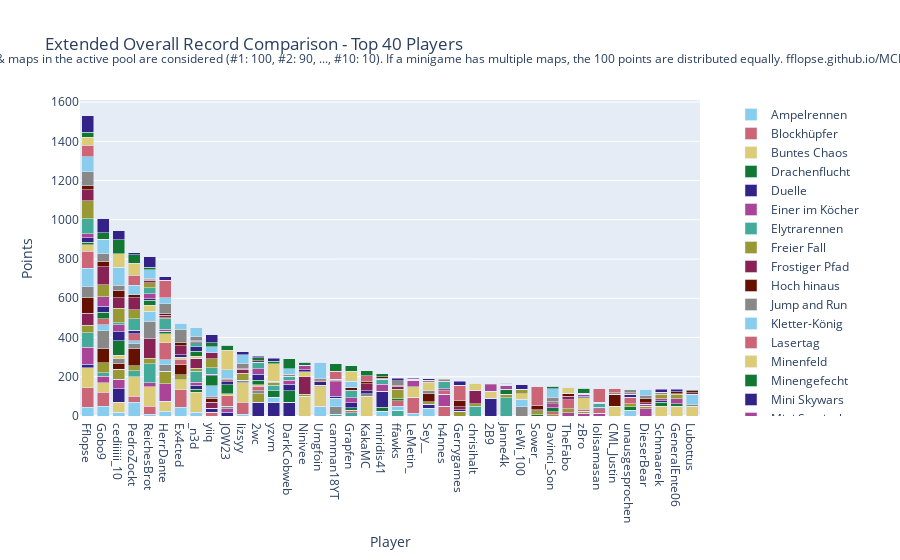

Notebook source saved alongside this figure:
### Code cell
import plotly.graph_objects as go

# Sum all columns to get the total score
outDf['Total'] = outDf.sum(axis=1)

# Sort by total score and fill N/A values with 0
outDf = outDf.sort_values(by='Total', ascending=False).fillna(0)

# Crop to top 10 players
cropDf = outDf.head(40).copy()

# Drop the 'Total' column for plotting
cropDf = cropDf.drop(columns=['Total'])

# Create a color palette
color_palette = px.colors.qualitative.Safe

# Create the stacked bar plot
fig = go.Figure()

for column in cropDf.columns.difference(['Player']):
    fig.add_trace(go.Bar(
        x=cropDf.index,
        y=cropDf[column],
        name=column,
        marker_color=color_palette[len(fig.data) % len(color_palette)]
    ))

# Update layout
fig.update_layout(
    barmode='stack',
    title='Extended Overall Record Comparison - Top 40 Players',
    xaxis=dict(title='Player'),
    yaxis=dict(title='Points'),
    #height=800,
    #width=1000,
    legend=dict(
        x=1.05,
        y=0.5,
        traceorder='normal',
        font=dict(size=12),
        bgcolor='rgba(255, 255, 255, 0)',
        bordercolor='rgba(0, 0, 0, 0)'
    ),
    margin=dict(r=200),  # Adjust right margin to make room for the legend
    annotations=[
        dict(
            x=0.5,
            y=1.1635,
            xref='paper',
            yref='paper',
            text='Max 100 points per minigame. Records #1 through #10 of games & maps in the active pool are considered (#1: 100, #2: 90, ..., #10: 10). If a minigame has multiple maps, the 100 points are distributed equally. fflopse.github.io/MCP-Records/data-analysis/global-ranking.ipynb',
            showarrow=False,
            font=dict(size=12),
            xanchor='center'
        )
    ]
)

fig.show()

# save the plot as an html file

fig.write_html('out/ext_overall_record_comparison.html')

### Figure 1 — Plotly figure (JSON) as saved in the notebook; plotly's stock layout.template omitted (floating-point values rounded to 4 significant figures)
{"data": [{"marker": {"color": "rgb(136, 204, 238)"}, "name": "Ampelrennen", "type": "bar", "x": ["Fflopse", "Gobo9", "cediiiiii_10", "PedroZockt", "ReichesBrot", "HerrDante", "Ex4cted", "_n3d", "yiiq", "JOW23", "lizsyy", "2wc", "yzvm", "DarkCobweb", "Ninivee", "Umgfoin", "camman18YT", "Grapfen", "KakaMC", "miridis41", "ffawks", "LeMetin_", "Sey__", "h4nnes", "Gerrygames", "chrisihalt", "2B9", "Janne4k", "LeWi_100", "Sower_", "Davinci_Son", "TheFabo", "zBro", "lolisamasan", "CML_Justin", "unausgesprochen", "DieserBear", "Schmaarek", "GeneralEnte06", "Lubottus"], "y": [45, 50, 20, 70, 10, 25, 45, 20, 0, 0, 10, 0, 0, 0, 0, 50, 0, 0, 0, 25, 0, 15, 40, 0, 0, 0, 0, 0, 0, 0, 0, 0, 0, 0, 0, 30, 0, 0, 0, 0]}, {"marker": {"color": "rgb(204, 102, 119)"}, "name": "Blockhüpfer", "type": "bar", "x": ["Fflopse", "Gobo9", "cediiiiii_10", "PedroZockt", "ReichesBrot", "HerrDante", "Ex4cted", "_n3d", "yiiq", "JOW23", "lizsyy", "2wc", "yzvm", "DarkCobweb", "Ninivee", "Umgfoin", "camman18YT", "Grapfen", "KakaMC", "miridis41", "ffawks", "LeMetin_", "Sey__", "h4nnes", "Gerrygames", "chrisihalt", "2B9", "Janne4k", "LeWi_100", "Sower_", "Davinci_Son", "TheFabo", "zBro", "lolisamasan", "CML_Justin", "unausgesprochen", "DieserBear", "Schmaarek", "GeneralEnte06", "Lubottus"], "y": [100, 70, 0, 30, 40, 0, 90, 0, 20, 0, 60, 0, 0, 0, 0, 0, 0, 0, 0, 0, 0, 80, 0, 50, 0, 0, 0, 0, 0, 0, 0, 0, 0, 0, 0, 0, 0, 0, 0, 0]}, {"marker": {"color": "rgb(221, 204, 119)"}, "name": "Buntes Chaos", "type": "bar", "x": ["Fflopse", "Gobo9", "cediiiiii_10", "PedroZockt", "ReichesBrot", "HerrDante", "Ex4cted", "_n3d", "yiiq", "JOW23", "lizsyy", "2wc", "yzvm", "DarkCobweb", "Ninivee", "Umgfoin", "camman18YT", "Grapfen", "KakaMC", "miridis41", "ffawks", "LeMetin_", "Sey__", "h4nnes", "Gerrygames", "chrisihalt", "2B9", "Janne4k", "LeWi_100", "Sower_", "Davinci_Son", "TheFabo", "zBro", "lolisamasan", "CML_Justin", "unausgesprochen", "DieserBear", "Schmaarek", "GeneralEnte06", "Lubottus"], "y": [100, 50, 50, 100, 100, 50, 50, 100, 0, 0, 100, 0, 0, 0, 100, 100, 0, 0, 100, 0, 0, 0, 0, 0, 0, 0, 0, 0, 0, 0, 0, 0, 0, 0, 50, 0, 0, 50, 50, 50]}, {"marker": {"color": "rgb(17, 119, 51)"}, "name": "Drachenflucht", "type": "bar", "x": ["Fflopse", "Gobo9", "cediiiiii_10", "PedroZockt", "ReichesBrot", "HerrDante", "Ex4cted", "_n3d", "yiiq", "JOW23", "lizsyy", "2wc", "yzvm", "DarkCobweb", "Ninivee", "Umgfoin", "camman18YT", "Grapfen", "KakaMC", "miridis41", "ffawks", "LeMetin_", "Sey__", "h4nnes", "Gerrygames", "chrisihalt", "2B9", "Janne4k", "LeWi_100", "Sower_", "Davinci_Son", "TheFabo", "zBro", "lolisamasan", "CML_Justin", "unausgesprochen", "DieserBear", "Schmaarek", "GeneralEnte06", "Lubottus"], "y": [0, 0, 0, 0, 0, 0, 0, 16, 0, 0, 0, 0, 0, 0, 0, 0, 0, 0, 0, 20, 0, 0, 0, 0, 0, 0, 0, 0, 0, 6, 0, 0, 0, 0, 0, 16, 0, 0, 0, 0]}, {"marker": {"color": "rgb(51, 34, 136)"}, "name": "Duelle", "type": "bar", "x": ["Fflopse", "Gobo9", "cediiiiii_10", "PedroZockt", "ReichesBrot", "HerrDante", "Ex4cted", "_n3d", "yiiq", "JOW23", "lizsyy", "2wc", "yzvm", "DarkCobweb", "Ninivee", "Umgfoin", "camman18YT", "Grapfen", "KakaMC", "miridis41", "ffawks", "LeMetin_", "Sey__", "h4nnes", "Gerrygames", "chrisihalt", "2B9", "Janne4k", "LeWi_100", "Sower_", "Davinci_Son", "TheFabo", "zBro", "lolisamasan", "CML_Justin", "unausgesprochen", "DieserBear", "Schmaarek", "GeneralEnte06", "Lubottus"], "y": [20, 0, 70, 0, 0, 0, 0, 20, 20, 20, 0, 70, 70, 70, 0, 0, 0, 0, 0, 80, 0, 0, 20, 0, 0, 0, 90, 0, 0, 0, 0, 0, 0, 0, 0, 0, 0, 0, 0, 0]}, {"marker": {"color": "rgb(170, 68, 153)"}, "name": "Einer im Köcher", "type": "bar", "x": ["Fflopse", "Gobo9", "cediiiiii_10", "PedroZockt", "ReichesBrot", "HerrDante", "Ex4cted", "_n3d", "yiiq", "JOW23", "lizsyy", "2wc", "yzvm", "DarkCobweb", "Ninivee", "Umgfoin", "camman18YT", "Grapfen", "KakaMC", "miridis41", "ffawks", "LeMetin_", "Sey__", "h4nnes", "Gerrygames", "chrisihalt", "2B9", "Janne4k", "LeWi_100", "Sower_", "Davinci_Son", "TheFabo", "zBro", "lolisamasan", "CML_Justin", "unausgesprochen", "DieserBear", "Schmaarek", "GeneralEnte06", "Lubottus"], "y": [86.67, 33.33, 46.67, 0, 20, 90, 0, 16.67, 0, 16.67, 0, 0, 0, 0, 0, 0, 0, 0, 0, 0, 0, 0, 0, 60, 0, 0, 0, 0, 0, 0, 0, 16.67, 13.33, 13.33, 0, 0, 36.67, 0, 0, 0]}, {"marker": {"color": "rgb(68, 170, 153)"}, "name": "Elytrarennen", "type": "bar", "x": ["Fflopse", "Gobo9", "cediiiiii_10", "PedroZockt", "ReichesBrot", "HerrDante", "Ex4cted", "_n3d", "yiiq", "JOW23", "lizsyy", "2wc", "yzvm", "DarkCobweb", "Ninivee", "Umgfoin", "camman18YT", "Grapfen", "KakaMC", "miridis41", "ffawks", "LeMetin_", "Sey__", "h4nnes", "Gerrygames", "chrisihalt", "2B9", "Janne4k", "LeWi_100", "Sower_", "Davinci_Son", "TheFabo", "zBro", "lolisamasan", "CML_Justin", "unausgesprochen", "DieserBear", "Schmaarek", "GeneralEnte06", "Lubottus"], "y": [73.33, 16.67, 0, 30, 96.67, 0, 0, 56.67, 0, 0, 0, 0, 0, 0, 0, 0, 10, 16.67, 0, 0, 30, 0, 0, 0, 0, 50, 0, 93.33, 0, 0, 0, 0, 0, 0, 0, 0, 0, 0, 0, 0]}, {"marker": {"color": "rgb(153, 153, 51)"}, "name": "Freier Fall", "type": "bar", "x": ["Fflopse", "Gobo9", "cediiiiii_10", "PedroZockt", "ReichesBrot", "HerrDante", "Ex4cted", "_n3d", "yiiq", "JOW23", "lizsyy", "2wc", "yzvm", "DarkCobweb", "Ninivee", "Umgfoin", "camman18YT", "Grapfen", "KakaMC", "miridis41", "ffawks", "LeMetin_", "Sey__", "h4nnes", "Gerrygames", "chrisihalt", "2B9", "Janne4k", "LeWi_100", "Sower_", "Davinci_Son", "TheFabo", "zBro", "lolisamasan", "CML_Justin", "unausgesprochen", "DieserBear", "Schmaarek", "GeneralEnte06", "Lubottus"], "y": [37.5, 52.5, 52.5, 25, 27.5, 62.5, 25, 15, 0, 0, 0, 42.5, 0, 0, 10, 7.5, 0, 0, 0, 0, 0, 0, 12.5, 0, 25, 12.5, 0, 17.5, 0, 20, 7.5, 20, 10, 0, 0, 17.5, 12.5, 0, 0, 0]}, {"marker": {"color": "rgb(136, 34, 85)"}, "name": "Frostiger Pfad", "type": "bar", "x": ["Fflopse", "Gobo9", "cediiiiii_10", "PedroZockt", "ReichesBrot", "HerrDante", "Ex4cted", "_n3d", "yiiq", "JOW23", "lizsyy", "2wc", "yzvm", "DarkCobweb", "Ninivee", "Umgfoin", "camman18YT", "Grapfen", "KakaMC", "miridis41", "ffawks", "LeMetin_", "Sey__", "h4nnes", "Gerrygames", "chrisihalt", "2B9", "Janne4k", "LeWi_100", "Sower_", "Davinci_Son", "TheFabo", "zBro", "lolisamasan", "CML_Justin", "unausgesprochen", "DieserBear", "Schmaarek", "GeneralEnte06", "Lubottus"], "y": [60, 0, 0, 0, 100, 0, 0, 50, 30, 0, 0, 0, 0, 0, 90, 0, 0, 0, 0, 0, 0, 0, 0, 0, 0, 70, 0, 0, 0, 0, 0, 0, 0, 0, 0, 0, 0, 0, 0, 0]}, {"marker": {"color": "rgb(102, 17, 0)"}, "name": "Hoch hinaus", "type": "bar", "x": ["Fflopse", "Gobo9", "cediiiiii_10", "PedroZockt", "ReichesBrot", "HerrDante", "Ex4cted", "_n3d", "yiiq", "JOW23", "lizsyy", "2wc", "yzvm", "DarkCobweb", "Ninivee", "Umgfoin", "camman18YT", "Grapfen", "KakaMC", "miridis41", "ffawks", "LeMetin_", "Sey__", "h4nnes", "Gerrygames", "chrisihalt", "2B9", "Janne4k", "LeWi_100", "Sower_", "Davinci_Son", "TheFabo", "zBro", "lolisamasan", "CML_Justin", "unausgesprochen", "DieserBear", "Schmaarek", "GeneralEnte06", "Lubottus"], "y": [80, 70, 30, 90, 0, 0, 50, 0, 20, 0, 0, 0, 0, 0, 0, 0, 0, 0, 0, 0, 0, 0, 40, 0, 0, 0, 0, 0, 0, 0, 0, 0, 0, 0, 60, 0, 0, 0, 0, 0]}, {"marker": {"color": "rgb(136, 136, 136)"}, "name": "Jump and Run", "type": "bar", "x": ["Fflopse", "Gobo9", "cediiiiii_10", "PedroZockt", "ReichesBrot", "HerrDante", "Ex4cted", "_n3d", "yiiq", "JOW23", "lizsyy", "2wc", "yzvm", "DarkCobweb", "Ninivee", "Umgfoin", "camman18YT", "Grapfen", "KakaMC", "miridis41", "ffawks", "LeMetin_", "Sey__", "h4nnes", "Gerrygames", "chrisihalt", "2B9", "Janne4k", "LeWi_100", "Sower_", "Davinci_Son", "TheFabo", "zBro", "lolisamasan", "CML_Justin", "unausgesprochen", "DieserBear", "Schmaarek", "GeneralEnte06", "Lubottus"], "y": [56.67, 93.33, 23.33, 23.33, 90, 33.33, 0, 0, 10, 13.33, 13.33, 16.67, 0, 0, 0, 0, 36.67, 0, 13.33, 0, 0, 0, 16.67, 0, 0, 0, 0, 0, 46.67, 0, 0, 0, 0, 0, 0, 0, 0, 0, 0, 6.667]}, {"marker": {"color": "rgb(136, 204, 238)"}, "name": "Kletter-König", "type": "bar", "x": ["Fflopse", "Gobo9", "cediiiiii_10", "PedroZockt", "ReichesBrot", "HerrDante", "Ex4cted", "_n3d", "yiiq", "JOW23", "lizsyy", "2wc", "yzvm", "DarkCobweb", "Ninivee", "Umgfoin", "camman18YT", "Grapfen", "KakaMC", "miridis41", "ffawks", "LeMetin_", "Sey__", "h4nnes", "Gerrygames", "chrisihalt", "2B9", "Janne4k", "LeWi_100", "Sower_", "Davinci_Son", "TheFabo", "zBro", "lolisamasan", "CML_Justin", "unausgesprochen", "DieserBear", "Schmaarek", "GeneralEnte06", "Lubottus"], "y": [95, 30, 0, 15, 50, 25, 0, 0, 55, 0, 0, 0, 25, 0, 0, 0, 45, 0, 0, 0, 20, 0, 0, 0, 0, 0, 0, 0, 40, 0, 0, 0, 0, 0, 0, 0, 0, 0, 0, 55]}, {"marker": {"color": "rgb(204, 102, 119)"}, "name": "Lasertag", "type": "bar", "x": ["Fflopse", "Gobo9", "cediiiiii_10", "PedroZockt", "ReichesBrot", "HerrDante", "Ex4cted", "_n3d", "yiiq", "JOW23", "lizsyy", "2wc", "yzvm", "DarkCobweb", "Ninivee", "Umgfoin", "camman18YT", "Grapfen", "KakaMC", "miridis41", "ffawks", "LeMetin_", "Sey__", "h4nnes", "Gerrygames", "chrisihalt", "2B9", "Janne4k", "LeWi_100", "Sower_", "Davinci_Son", "TheFabo", "zBro", "lolisamasan", "CML_Justin", "unausgesprochen", "DieserBear", "Schmaarek", "GeneralEnte06", "Lubottus"], "y": [86.67, 30, 0, 36.67, 0, 86.67, 30, 0, 0, 53.33, 0, 23.33, 0, 0, 0, 0, 0, 13.33, 0, 0, 26.67, 0, 0, 20, 0, 0, 0, 0, 0, 0, 13.33, 46.67, 10, 23.33, 0, 33.33, 0, 0, 0, 0]}, {"marker": {"color": "rgb(221, 204, 119)"}, "name": "Minenfeld", "type": "bar", "x": ["Fflopse", "Gobo9", "cediiiiii_10", "PedroZockt", "ReichesBrot", "HerrDante", "Ex4cted", "_n3d", "yiiq", "JOW23", "lizsyy", "2wc", "yzvm", "DarkCobweb", "Ninivee", "Umgfoin", "camman18YT", "Grapfen", "KakaMC", "miridis41", "ffawks", "LeMetin_", "Sey__", "h4nnes", "Gerrygames", "chrisihalt", "2B9", "Janne4k", "LeWi_100", "Sower_", "Davinci_Son", "TheFabo", "zBro", "lolisamasan", "CML_Justin", "unausgesprochen", "DieserBear", "Schmaarek", "GeneralEnte06", "Lubottus"], "y": [33.33, 0, 16.67, 0, 30, 46.67, 10, 10, 0, 10, 0, 6.667, 0, 0, 26.67, 0, 0, 0, 0, 0, 0, 53.33, 40, 0, 0, 33.33, 36.67, 0, 26.67, 0, 0, 0, 60, 0, 0, 0, 0, 0, 0, 0]}, {"marker": {"color": "rgb(17, 119, 51)"}, "name": "Minengefecht", "type": "bar", "x": ["Fflopse", "Gobo9", "cediiiiii_10", "PedroZockt", "ReichesBrot", "HerrDante", "Ex4cted", "_n3d", "yiiq", "JOW23", "lizsyy", "2wc", "yzvm", "DarkCobweb", "Ninivee", "Umgfoin", "camman18YT", "Grapfen", "KakaMC", "miridis41", "ffawks", "LeMetin_", "Sey__", "h4nnes", "Gerrygames", "chrisihalt", "2B9", "Janne4k", "LeWi_100", "Sower_", "Davinci_Son", "TheFabo", "zBro", "lolisamasan", "CML_Justin", "unausgesprochen", "DieserBear", "Schmaarek", "GeneralEnte06", "Lubottus"], "y": [12.5, 32.5, 75, 0, 25, 12.5, 0, 25, 50, 45, 0, 22.5, 35, 60, 0, 0, 0, 12.5, 0, 0, 12.5, 0, 0, 0, 0, 0, 0, 25, 0, 0, 22.5, 0, 0, 0, 0, 0, 0, 20, 12.5, 0]}, {"marker": {"color": "rgb(51, 34, 136)"}, "name": "Mini Skywars", "type": "bar", "x": ["Fflopse", "Gobo9", "cediiiiii_10", "PedroZockt", "ReichesBrot", "HerrDante", "Ex4cted", "_n3d", "yiiq", "JOW23", "lizsyy", "2wc", "yzvm", "DarkCobweb", "Ninivee", "Umgfoin", "camman18YT", "Grapfen", "KakaMC", "miridis41", "ffawks", "LeMetin_", "Sey__", "h4nnes", "Gerrygames", "chrisihalt", "2B9", "Janne4k", "LeWi_100", "Sower_", "Davinci_Son", "TheFabo", "zBro", "lolisamasan", "CML_Justin", "unausgesprochen", "DieserBear", "Schmaarek", "GeneralEnte06", "Lubottus"], "y": [21.67, 31.67, 45, 16.67, 8.333, 0, 11.67, 23.33, 8.333, 16.67, 0, 31.67, 0, 31.67, 8.333, 16.67, 8.333, 25, 16.67, 0, 0, 0, 0, 0, 6.667, 0, 0, 0, 0, 0, 0, 0, 6.667, 8.333, 0, 13.33, 0, 8.333, 0, 0]}, {"marker": {"color": "rgb(170, 68, 153)"}, "name": "Mini Survivalgames", "type": "bar", "x": ["Fflopse", "Gobo9", "cediiiiii_10", "PedroZockt", "ReichesBrot", "HerrDante", "Ex4cted", "_n3d", "yiiq", "JOW23", "lizsyy", "2wc", "yzvm", "DarkCobweb", "Ninivee", "Umgfoin", "camman18YT", "Grapfen", "KakaMC", "miridis41", "ffawks", "LeMetin_", "Sey__", "h4nnes", "Gerrygames", "chrisihalt", "2B9", "Janne4k", "LeWi_100", "Sower_", "Davinci_Son", "TheFabo", "zBro", "lolisamasan", "CML_Justin", "unausgesprochen", "DieserBear", "Schmaarek", "GeneralEnte06", "Lubottus"], "y": [20, 46.67, 36.67, 0, 26.67, 10, 0, 0, 0, 0, 0, 26.67, 0, 20, 20, 0, 73.33, 26.67, 0, 36.67, 0, 33.33, 0, 10, 0, 0, 33.33, 20, 0, 0, 20, 0, 10, 0, 0, 0, 10, 10, 26.67, 0]}, {"marker": {"color": "rgb(68, 170, 153)"}, "name": "Paintball", "type": "bar", "x": ["Fflopse", "Gobo9", "cediiiiii_10", "PedroZockt", "ReichesBrot", "HerrDante", "Ex4cted", "_n3d", "yiiq", "JOW23", "lizsyy", "2wc", "yzvm", "DarkCobweb", "Ninivee", "Umgfoin", "camman18YT", "Grapfen", "KakaMC", "miridis41", "ffawks", "LeMetin_", "Sey__", "h4nnes", "Gerrygames", "chrisihalt", "2B9", "Janne4k", "LeWi_100", "Sower_", "Davinci_Son", "TheFabo", "zBro", "lolisamasan", "CML_Justin", "unausgesprochen", "DieserBear", "Schmaarek", "GeneralEnte06", "Lubottus"], "y": [76.67, 0, 10, 60, 30, 53.33, 0, 20, 33.33, 0, 0, 33.33, 26.67, 20, 0, 0, 0, 33.33, 0, 26.67, 0, 0, 0, 36.67, 0, 0, 0, 0, 0, 0, 0, 0, 0, 20, 0, 0, 0, 0, 0, 0]}, {"marker": {"color": "rgb(153, 153, 51)"}, "name": "Pferderennen", "type": "bar", "x": ["Fflopse", "Gobo9", "cediiiiii_10", "PedroZockt", "ReichesBrot", "HerrDante", "Ex4cted", "_n3d", "yiiq", "JOW23", "lizsyy", "2wc", "yzvm", "DarkCobweb", "Ninivee", "Umgfoin", "camman18YT", "Grapfen", "KakaMC", "miridis41", "ffawks", "LeMetin_", "Sey__", "h4nnes", "Gerrygames", "chrisihalt", "2B9", "Janne4k", "LeWi_100", "Sower_", "Davinci_Son", "TheFabo", "zBro", "lolisamasan", "CML_Justin", "unausgesprochen", "DieserBear", "Schmaarek", "GeneralEnte06", "Lubottus"], "y": [91.67, 63.33, 73.33, 45, 25, 6.667, 0, 0, 45, 0, 33.33, 0, 13.33, 0, 0, 6.667, 0, 0, 0, 0, 48.33, 0, 3.333, 0, 0, 0, 0, 0, 20, 0, 0, 0, 0, 0, 0, 0, 0, 21.67, 21.67, 0]}, {"marker": {"color": "rgb(136, 34, 85)"}, "name": "Replika", "type": "bar", "x": ["Fflopse", "Gobo9", "cediiiiii_10", "PedroZockt", "ReichesBrot", "HerrDante", "Ex4cted", "_n3d", "yiiq", "JOW23", "lizsyy", "2wc", "yzvm", "DarkCobweb", "Ninivee", "Umgfoin", "camman18YT", "Grapfen", "KakaMC", "miridis41", "ffawks", "LeMetin_", "Sey__", "h4nnes", "Gerrygames", "chrisihalt", "2B9", "Janne4k", "LeWi_100", "Sower_", "Davinci_Son", "TheFabo", "zBro", "lolisamasan", "CML_Justin", "unausgesprochen", "DieserBear", "Schmaarek", "GeneralEnte06", "Lubottus"], "y": [56.5, 91.26, 53.01, 60.19, 11.55, 11.26, 46.12, 7.282, 30.87, 5.437, 21.55, 7.476, 2.816, 4.757, 2.816, 2.816, 7.961, 4.466, 34.76, 3.981, 15.44, 3.981, 3.01, 2.816, 15.73, 3.204, 4.563, 4.951, 2.136, 4.951, 5.243, 16.41, 3.592, 3.01, 4.175, 4.175, 9.223, 2.816, 3.204, 6.019]}, {"marker": {"color": "rgb(102, 17, 0)"}, "name": "Sammelwahn", "type": "bar", "x": ["Fflopse", "Gobo9", "cediiiiii_10", "PedroZockt", "ReichesBrot", "HerrDante", "Ex4cted", "_n3d", "yiiq", "JOW23", "lizsyy", "2wc", "yzvm", "DarkCobweb", "Ninivee", "Umgfoin", "camman18YT", "Grapfen", "KakaMC", "miridis41", "ffawks", "LeMetin_", "Sey__", "h4nnes", "Gerrygames", "chrisihalt", "2B9", "Janne4k", "LeWi_100", "Sower_", "Davinci_Son", "TheFabo", "zBro", "lolisamasan", "CML_Justin", "unausgesprochen", "DieserBear", "Schmaarek", "GeneralEnte06", "Lubottus"], "y": [20.5, 27.5, 35, 15.5, 3.25, 10, 16.75, 4.25, 0, 3.5, 5, 0, 4, 5.5, 2, 6.75, 6, 15.25, 10.75, 7, 2.75, 2.75, 7.75, 4.75, 30.5, 3.25, 2.5, 0, 0, 21.75, 3.25, 17.25, 3.5, 1, 4.75, 3.25, 20.25, 9.25, 9.75, 10.25]}, {"marker": {"color": "rgb(136, 136, 136)"}, "name": "Schießstand", "type": "bar", "x": ["Fflopse", "Gobo9", "cediiiiii_10", "PedroZockt", "ReichesBrot", "HerrDante", "Ex4cted", "_n3d", "yiiq", "JOW23", "lizsyy", "2wc", "yzvm", "DarkCobweb", "Ninivee", "Umgfoin", "camman18YT", "Grapfen", "KakaMC", "miridis41", "ffawks", "LeMetin_", "Sey__", "h4nnes", "Gerrygames", "chrisihalt", "2B9", "Janne4k", "LeWi_100", "Sower_", "Davinci_Son", "TheFabo", "zBro", "lolisamasan", "CML_Justin", "unausgesprochen", "DieserBear", "Schmaarek", "GeneralEnte06", "Lubottus"], "y": [72.5, 37.5, 30, 0, 7.5, 50, 67.5, 20, 0, 7.5, 25, 0, 0, 0, 0, 0, 0, 0, 0, 0, 25, 0, 0, 5, 0, 0, 0, 0, 0, 0, 22.5, 0, 0, 0, 0, 20, 17.5, 0, 0, 0]}, {"marker": {"color": "rgb(136, 204, 238)"}, "name": "Spleef", "type": "bar", "x": ["Fflopse", "Gobo9", "cediiiiii_10", "PedroZockt", "ReichesBrot", "HerrDante", "Ex4cted", "_n3d", "yiiq", "JOW23", "lizsyy", "2wc", "yzvm", "DarkCobweb", "Ninivee", "Umgfoin", "camman18YT", "Grapfen", "KakaMC", "miridis41", "ffawks", "LeMetin_", "Sey__", "h4nnes", "Gerrygames", "chrisihalt", "2B9", "Janne4k", "LeWi_100", "Sower_", "Davinci_Son", "TheFabo", "zBro", "lolisamasan", "CML_Justin", "unausgesprochen", "DieserBear", "Schmaarek", "GeneralEnte06", "Lubottus"], "y": [75, 75, 90, 50, 45, 30, 30, 45, 30, 45, 45, 0, 0, 30, 0, 80, 0, 30, 0, 0, 0, 0, 0, 0, 0, 0, 0, 0, 0, 0, 45, 0, 0, 0, 0, 0, 30, 0, 0, 0]}, {"marker": {"color": "rgb(204, 102, 119)"}, "name": "Todeswürfel", "type": "bar", "x": ["Fflopse", "Gobo9", "cediiiiii_10", "PedroZockt", "ReichesBrot", "HerrDante", "Ex4cted", "_n3d", "yiiq", "JOW23", "lizsyy", "2wc", "yzvm", "DarkCobweb", "Ninivee", "Umgfoin", "camman18YT", "Grapfen", "KakaMC", "miridis41", "ffawks", "LeMetin_", "Sey__", "h4nnes", "Gerrygames", "chrisihalt", "2B9", "Janne4k", "LeWi_100", "Sower_", "Davinci_Son", "TheFabo", "zBro", "lolisamasan", "CML_Justin", "unausgesprochen", "DieserBear", "Schmaarek", "GeneralEnte06", "Lubottus"], "y": [60, 0, 0, 50, 0, 90, 0, 0, 0, 0, 0, 0, 0, 0, 0, 0, 40, 0, 30, 0, 0, 0, 0, 0, 80, 0, 0, 0, 0, 100, 0, 0, 0, 70, 20, 0, 0, 0, 0, 0]}, {"marker": {"color": "rgb(221, 204, 119)"}, "name": "Waffenfolge", "type": "bar", "x": ["Fflopse", "Gobo9", "cediiiiii_10", "PedroZockt", "ReichesBrot", "HerrDante", "Ex4cted", "_n3d", "yiiq", "JOW23", "lizsyy", "2wc", "yzvm", "DarkCobweb", "Ninivee", "Umgfoin", "camman18YT", "Grapfen", "KakaMC", "miridis41", "ffawks", "LeMetin_", "Sey__", "h4nnes", "Gerrygames", "chrisihalt", "2B9", "Janne4k", "LeWi_100", "Sower_", "Davinci_Son", "TheFabo", "zBro", "lolisamasan", "CML_Justin", "unausgesprochen", "DieserBear", "Schmaarek", "GeneralEnte06", "Lubottus"], "y": [40, 0, 70, 60, 0, 0, 0, 0, 0, 100, 0, 0, 90, 0, 0, 0, 0, 50, 0, 0, 0, 0, 0, 0, 0, 0, 0, 0, 0, 0, 0, 30, 0, 0, 0, 0, 0, 0, 0, 0]}, {"marker": {"color": "rgb(17, 119, 51)"}, "name": "Walls", "type": "bar", "x": ["Fflopse", "Gobo9", "cediiiiii_10", "PedroZockt", "ReichesBrot", "HerrDante", "Ex4cted", "_n3d", "yiiq", "JOW23", "lizsyy", "2wc", "yzvm", "DarkCobweb", "Ninivee", "Umgfoin", "camman18YT", "Grapfen", "KakaMC", "miridis41", "ffawks", "LeMetin_", "Sey__", "h4nnes", "Gerrygames", "chrisihalt", "2B9", "Janne4k", "LeWi_100", "Sower_", "Davinci_Son", "TheFabo", "zBro", "lolisamasan", "CML_Justin", "unausgesprochen", "DieserBear", "Schmaarek", "GeneralEnte06", "Lubottus"], "y": [25, 32.5, 70, 45, 12.5, 0, 0, 0, 20, 25, 0, 15, 12.5, 50, 15, 0, 40, 30, 25, 15, 0, 0, 0, 0, 0, 0, 0, 5, 0, 0, 12.5, 0, 25, 0, 0, 0, 0, 0, 0, 5]}, {"marker": {"color": "rgb(51, 34, 136)"}, "name": "Wettrennen", "type": "bar", "x": ["Fflopse", "Gobo9", "cediiiiii_10", "PedroZockt", "ReichesBrot", "HerrDante", "Ex4cted", "_n3d", "yiiq", "JOW23", "lizsyy", "2wc", "yzvm", "DarkCobweb", "Ninivee", "Umgfoin", "camman18YT", "Grapfen", "KakaMC", "miridis41", "ffawks", "LeMetin_", "Sey__", "h4nnes", "Gerrygames", "chrisihalt", "2B9", "Janne4k", "LeWi_100", "Sower_", "Davinci_Son", "TheFabo", "zBro", "lolisamasan", "CML_Justin", "unausgesprochen", "DieserBear", "Schmaarek", "GeneralEnte06", "Lubottus"], "y": [84, 72, 48, 10, 52, 16, 0, 0, 42, 0, 14, 8, 14, 0, 0, 0, 0, 0, 0, 0, 12, 4, 6, 0, 20, 0, 0, 0, 24, 0, 0, 0, 0, 0, 0, 0, 0, 14, 12, 0]}], "layout": {"annotations": [{"font": {"size": 12}, "showarrow": false, "text": "Max 100 points per minigame. Records #1 through #10 of games & maps in the active pool are considered (#1: 100, #2: 90, ..., #10: 10). If a minigame has multiple maps, the 100 points are distributed equally. fflopse.github.io/MCP-Records/data-analysis/global-ranking.ipynb", "x": 0.5, "xanchor": "center", "xref": "paper", "y": 1.163, "yref": "paper"}], "barmode": "stack", "legend": {"bgcolor": "rgba(255, 255, 255, 0)", "bordercolor": "rgba(0, 0, 0, 0)", "font": {"size": 12}, "traceorder": "normal", "x": 1.05, "y": 0.5}, "margin": {"r": 200}, "title": {"text": "Extended Overall Record Comparison - Top 40 Players"}, "xaxis": {"title": {"text": "Player"}}, "yaxis": {"title": {"text": "Points"}}}}
